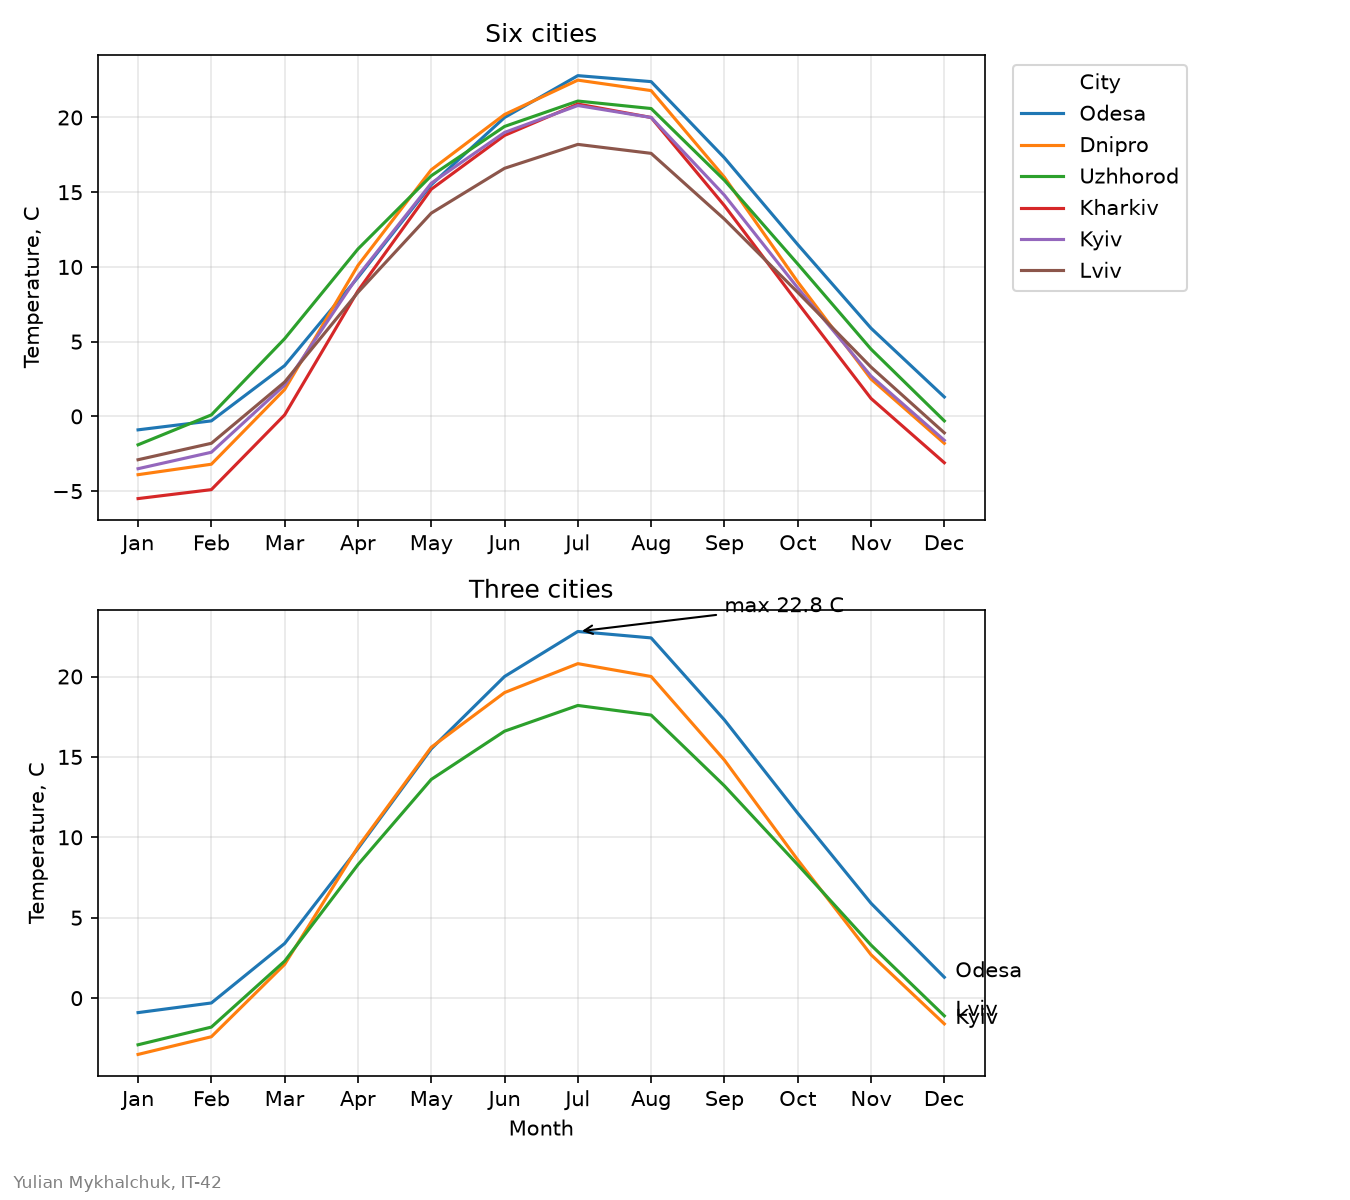

Source code (Python):
import matplotlib.pyplot as plt

STUDENT_NAME = "Yulian Mykhalchuk"
STUDENT_GROUP = "IT-42"

cities = {
    "Kyiv": [-3.5, -2.4, 2.1, 9.4, 15.6, 19.0, 20.8, 20.0, 14.8, 8.6, 2.7, -1.6],
    "Lviv": [-2.9, -1.8, 2.3, 8.3, 13.6, 16.6, 18.2, 17.6, 13.2, 8.3, 3.3, -1.1],
    "Odesa": [-0.9, -0.3, 3.4, 9.3, 15.5, 20.0, 22.8, 22.4, 17.3, 11.5, 5.9, 1.3],
    "Kharkiv": [-5.5, -4.9, 0.1, 8.4, 15.2, 18.8, 20.9, 20.0, 14.1, 7.6, 1.2, -3.1],
    "Dnipro": [-3.9, -3.2, 1.8, 10.1, 16.5, 20.2, 22.5, 21.8, 16.0, 9.0, 2.5, -1.8],
    "Uzhhorod": [-1.9, 0.1, 5.2, 11.2, 16.1, 19.4, 21.1, 20.6, 15.8, 10.2, 4.5, -0.3],
}

months = list(range(1, 13))

month_names = [
    "Jan", "Feb", "Mar", "Apr", "May", "Jun",
    "Jul", "Aug", "Sep", "Oct", "Nov", "Dec"
]

fig, (ax1, ax2) = plt.subplots(2, 1, figsize=(9, 8))

order = ["Odesa", "Dnipro", "Uzhhorod", "Kharkiv", "Kyiv", "Lviv"]

for city in order:
    ax1.plot(months, cities[city], label=city)

ax1.set_title("Six cities")
ax1.set_ylabel("Temperature, C")
ax1.set_xticks(months)
ax1.set_xticklabels(month_names)
ax1.grid(True, alpha=0.3)

ax1.legend(
    title="City",
    loc="upper left",
    bbox_to_anchor=(1.02, 1)
)

selected = ["Odesa", "Kyiv", "Lviv"]

for city in selected:
    ax2.plot(months, cities[city])

ax2.set_title("Three cities")
ax2.set_xlabel("Month")
ax2.set_ylabel("Temperature, C")
ax2.set_xticks(months)
ax2.set_xticklabels(month_names)
ax2.grid(True, alpha=0.3)

for city in selected:
    ax2.text(
        12.15,
        cities[city][-1],
        city
    )

max_temp = max(cities["Odesa"])
max_month = cities["Odesa"].index(max_temp) + 1

ax2.annotate(
    "max 22.8 C",
    xy=(max_month, max_temp),
    xytext=(9, 24),
    arrowprops={"arrowstyle": "->"}
)

fig.text(
    0.01,
    0.01,
    f"{STUDENT_NAME}, {STUDENT_GROUP}",
    fontsize=8,
    color="gray"
)

fig.tight_layout(rect=[0, 0.03, 0.9, 1])
fig.savefig("task_4.png", dpi=150)

plt.show()
